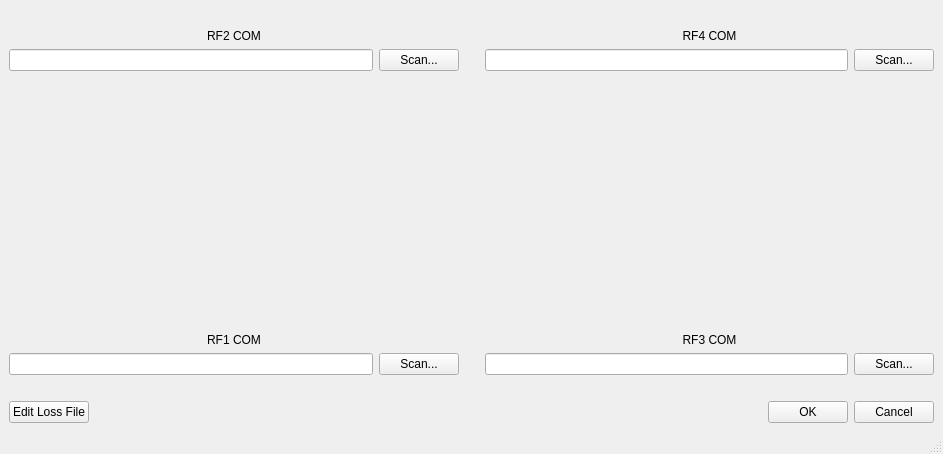
<?xml version="1.0" encoding="UTF-8"?>
<ui version="4.0">
 <class>Loss_win</class>
 <widget class="QMainWindow" name="Loss_win">
  <property name="geometry">
   <rect>
    <x>0</x>
    <y>0</y>
    <width>943</width>
    <height>454</height>
   </rect>
  </property>
  <property name="windowTitle">
   <string>Path Loss Editor</string>
  </property>
  <property name="windowIcon">
   <iconset resource="../image/icons.qrc">
    <normaloff>:/actionicons/loss_64px.ico</normaloff>:/actionicons/loss_64px.ico</iconset>
  </property>
  <widget class="QWidget" name="centralwidget">
   <layout class="QVBoxLayout" name="verticalLayout_5">
    <item>
     <layout class="QGridLayout" name="gridLayout">
      <item row="0" column="0">
       <layout class="QVBoxLayout" name="verticalLayout">
        <item>
         <widget class="QLabel" name="label">
          <property name="text">
           <string/>
          </property>
          <property name="pixmap">
           <pixmap resource="../image/icons.qrc">:/actionicons/RF_64px.ico</pixmap>
          </property>
          <property name="alignment">
           <set>Qt::AlignCenter</set>
          </property>
         </widget>
        </item>
        <item>
         <widget class="QLabel" name="label_2">
          <property name="text">
           <string>RF2 COM</string>
          </property>
          <property name="alignment">
           <set>Qt::AlignCenter</set>
          </property>
         </widget>
        </item>
        <item>
         <layout class="QHBoxLayout" name="horizontalLayout">
          <item>
           <widget class="QLineEdit" name="lineEdit_rf2">
            <property name="minimumSize">
             <size>
              <width>300</width>
              <height>0</height>
             </size>
            </property>
           </widget>
          </item>
          <item>
           <widget class="QPushButton" name="pushButton_rf2">
            <property name="text">
             <string>Scan...</string>
            </property>
           </widget>
          </item>
         </layout>
        </item>
       </layout>
      </item>
      <item row="0" column="1">
       <spacer name="horizontalSpacer">
        <property name="orientation">
         <enum>Qt::Horizontal</enum>
        </property>
        <property name="sizeType">
         <enum>QSizePolicy::Minimum</enum>
        </property>
        <property name="sizeHint" stdset="0">
         <size>
          <width>20</width>
          <height>20</height>
         </size>
        </property>
       </spacer>
      </item>
      <item row="0" column="2">
       <layout class="QVBoxLayout" name="verticalLayout_2">
        <item>
         <widget class="QLabel" name="label_3">
          <property name="text">
           <string/>
          </property>
          <property name="pixmap">
           <pixmap resource="../image/icons.qrc">:/actionicons/RF_64px.ico</pixmap>
          </property>
          <property name="alignment">
           <set>Qt::AlignCenter</set>
          </property>
         </widget>
        </item>
        <item>
         <widget class="QLabel" name="label_4">
          <property name="text">
           <string>RF4 COM</string>
          </property>
          <property name="alignment">
           <set>Qt::AlignCenter</set>
          </property>
         </widget>
        </item>
        <item>
         <layout class="QHBoxLayout" name="horizontalLayout_2">
          <item>
           <widget class="QLineEdit" name="lineEdit_rf4">
            <property name="minimumSize">
             <size>
              <width>300</width>
              <height>0</height>
             </size>
            </property>
           </widget>
          </item>
          <item>
           <widget class="QPushButton" name="pushButton_rf4">
            <property name="text">
             <string>Scan...</string>
            </property>
           </widget>
          </item>
         </layout>
        </item>
       </layout>
      </item>
      <item row="1" column="0">
       <spacer name="verticalSpacer">
        <property name="orientation">
         <enum>Qt::Vertical</enum>
        </property>
        <property name="sizeType">
         <enum>QSizePolicy::Expanding</enum>
        </property>
        <property name="sizeHint" stdset="0">
         <size>
          <width>20</width>
          <height>20</height>
         </size>
        </property>
       </spacer>
      </item>
      <item row="1" column="2">
       <spacer name="verticalSpacer_2">
        <property name="orientation">
         <enum>Qt::Vertical</enum>
        </property>
        <property name="sizeType">
         <enum>QSizePolicy::Expanding</enum>
        </property>
        <property name="sizeHint" stdset="0">
         <size>
          <width>20</width>
          <height>20</height>
         </size>
        </property>
       </spacer>
      </item>
      <item row="2" column="0">
       <layout class="QVBoxLayout" name="verticalLayout_3">
        <item>
         <widget class="QLabel" name="label_5">
          <property name="text">
           <string/>
          </property>
          <property name="pixmap">
           <pixmap resource="../image/icons.qrc">:/actionicons/RF_64px.ico</pixmap>
          </property>
          <property name="alignment">
           <set>Qt::AlignCenter</set>
          </property>
         </widget>
        </item>
        <item>
         <widget class="QLabel" name="label_6">
          <property name="text">
           <string>RF1 COM</string>
          </property>
          <property name="alignment">
           <set>Qt::AlignCenter</set>
          </property>
         </widget>
        </item>
        <item>
         <layout class="QHBoxLayout" name="horizontalLayout_3">
          <item>
           <widget class="QLineEdit" name="lineEdit_rf1">
            <property name="minimumSize">
             <size>
              <width>300</width>
              <height>0</height>
             </size>
            </property>
           </widget>
          </item>
          <item>
           <widget class="QPushButton" name="pushButton_rf1">
            <property name="text">
             <string>Scan...</string>
            </property>
           </widget>
          </item>
         </layout>
        </item>
       </layout>
      </item>
      <item row="2" column="1">
       <spacer name="horizontalSpacer_2">
        <property name="orientation">
         <enum>Qt::Horizontal</enum>
        </property>
        <property name="sizeType">
         <enum>QSizePolicy::Minimum</enum>
        </property>
        <property name="sizeHint" stdset="0">
         <size>
          <width>20</width>
          <height>20</height>
         </size>
        </property>
       </spacer>
      </item>
      <item row="2" column="2">
       <layout class="QVBoxLayout" name="verticalLayout_4">
        <item>
         <widget class="QLabel" name="label_8">
          <property name="text">
           <string/>
          </property>
          <property name="pixmap">
           <pixmap resource="../image/icons.qrc">:/actionicons/RF_64px.ico</pixmap>
          </property>
          <property name="alignment">
           <set>Qt::AlignCenter</set>
          </property>
         </widget>
        </item>
        <item>
         <widget class="QLabel" name="label_7">
          <property name="text">
           <string>RF3 COM</string>
          </property>
          <property name="alignment">
           <set>Qt::AlignCenter</set>
          </property>
         </widget>
        </item>
        <item>
         <layout class="QHBoxLayout" name="horizontalLayout_4">
          <item>
           <widget class="QLineEdit" name="lineEdit_rf3">
            <property name="minimumSize">
             <size>
              <width>300</width>
              <height>0</height>
             </size>
            </property>
           </widget>
          </item>
          <item>
           <widget class="QPushButton" name="pushButton_rf3">
            <property name="text">
             <string>Scan...</string>
            </property>
           </widget>
          </item>
         </layout>
        </item>
       </layout>
      </item>
     </layout>
    </item>
    <item>
     <spacer name="verticalSpacer_3">
      <property name="orientation">
       <enum>Qt::Vertical</enum>
      </property>
      <property name="sizeType">
       <enum>QSizePolicy::Minimum</enum>
      </property>
      <property name="sizeHint" stdset="0">
       <size>
        <width>20</width>
        <height>20</height>
       </size>
      </property>
     </spacer>
    </item>
    <item>
     <layout class="QHBoxLayout" name="horizontalLayout_6">
      <item>
       <widget class="QPushButton" name="pushButton_lossfile">
        <property name="text">
         <string>Edit Loss File</string>
        </property>
       </widget>
      </item>
      <item>
       <spacer name="horizontalSpacer_3">
        <property name="orientation">
         <enum>Qt::Horizontal</enum>
        </property>
        <property name="sizeHint" stdset="0">
         <size>
          <width>40</width>
          <height>20</height>
         </size>
        </property>
       </spacer>
      </item>
      <item>
       <layout class="QHBoxLayout" name="horizontalLayout_5">
        <item>
         <widget class="QPushButton" name="pushButton_ok">
          <property name="text">
           <string>OK</string>
          </property>
         </widget>
        </item>
        <item>
         <widget class="QPushButton" name="pushButton_cancel">
          <property name="text">
           <string>Cancel</string>
          </property>
         </widget>
        </item>
       </layout>
      </item>
     </layout>
    </item>
   </layout>
  </widget>
  <widget class="QStatusBar" name="statusbar"/>
 </widget>
 <resources>
  <include location="../image/icons.qrc"/>
 </resources>
 <connections/>
</ui>
